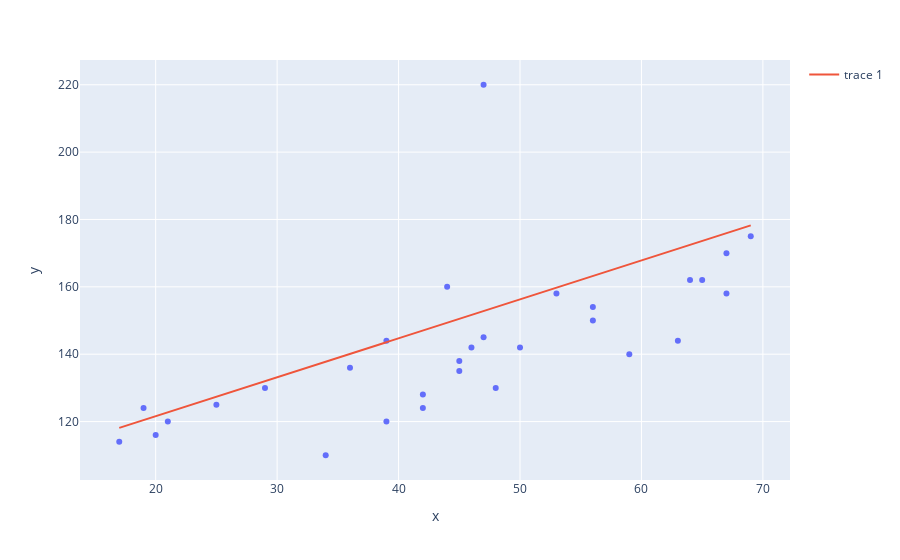

Source (notebook cell):
### Code cell
fig.add_trace(
    go.Scatter(x=df['Idade'], y=predict[:, 0])
)

### Figure 1 — Plotly figure (JSON) as saved in the notebook; plotly's stock layout.template omitted (floating-point values rounded to 4 significant figures)
{"data": [{"hovertemplate": "x=%{x}<br>y=%{y}<extra></extra>", "legendgroup": "", "marker": {"color": "#636efa", "symbol": "circle"}, "mode": "markers", "name": "", "orientation": "v", "showlegend": false, "x": [39.0, 47.0, 45.0, 47.0, 65.0, 46.0, 67.0, 42.0, 67.0, 56.0, 64.0, 56.0, 59.0, 34.0, 42.0, 48.0, 45.0, 17.0, 20.0, 19.0, 36.0, 50.0, 39.0, 21.0, 44.0, 53.0, 63.0, 29.0, 25.0, 69.0], "xaxis": "x", "y": [144.0, 220.0, 138.0, 145.0, 162.0, 142.0, 170.0, 124.0, 158.0, 154.0, 162.0, 150.0, 140.0, 110.0, 128.0, 130.0, 135.0, 114.0, 116.0, 124.0, 136.0, 142.0, 120.0, 120.0, 160.0, 158.0, 144.0, 130.0, 125.0, 175.0], "yaxis": "y", "type": "scatter"}, {"x": [39.0, 47.0, 45.0, 47.0, 65.0, 46.0, 67.0, 42.0, 67.0, 56.0, 64.0, 56.0, 59.0, 34.0, 42.0, 48.0, 45.0, 17.0, 20.0, 19.0, 36.0, 50.0, 39.0, 21.0, 44.0, 53.0, 63.0, 29.0, 25.0, 69.0], "y": [143.6, 152.8, 150.5, 152.8, 173.6, 151.7, 175.9, 147.0, 175.9, 163.2, 172.5, 163.2, 166.7, 137.8, 147.0, 154.0, 150.5, 118.1, 121.6, 120.5, 140.1, 156.3, 143.6, 122.8, 149.3, 159.8, 171.3, 132.0, 127.4, 178.2], "type": "scatter"}], "layout": {"xaxis": {"anchor": "y", "domain": [0.0, 1.0], "title": {"text": "x"}}, "yaxis": {"anchor": "x", "domain": [0.0, 1.0], "title": {"text": "y"}}, "legend": {"tracegroupgap": 0}, "margin": {"t": 60}}}
